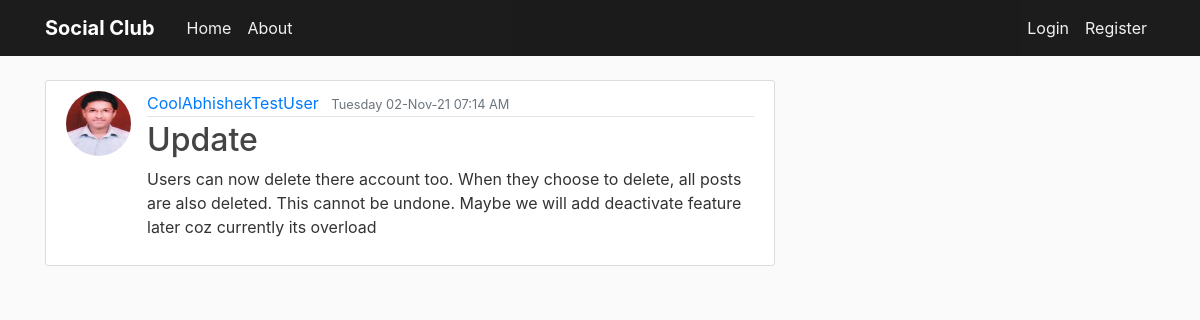
/post/6, run on an earlier commit of the app's database.
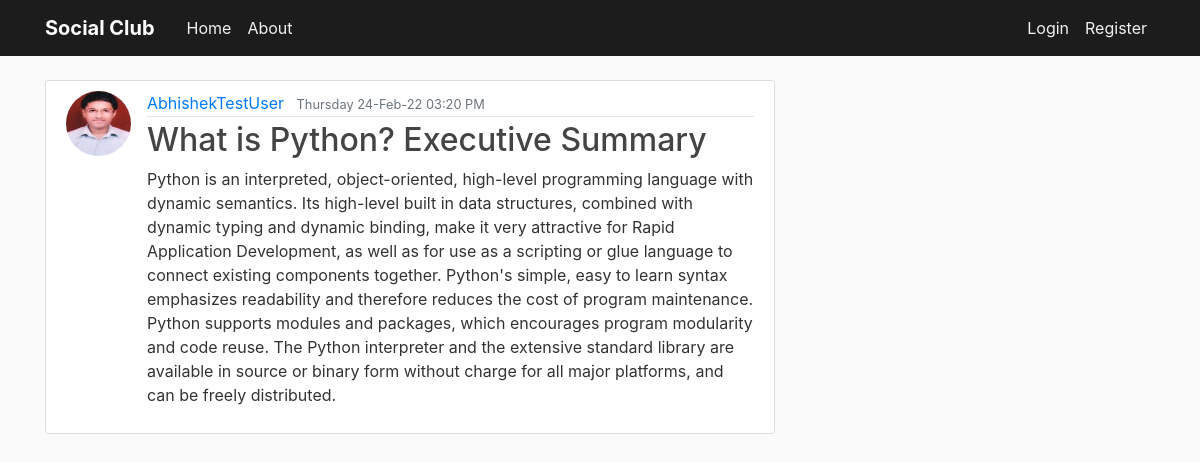
And on a later commit of the database.
### flaskblog/models.py (models this page shows, shortened)
class User(db.Model,UserMixin):
    id = db.Column(db.Integer, primary_key=True)
    username = db.Column(db.String(20), unique=True, nullable=False)
    email = db.Column(db.String(120), unique=True, nullable=False)
    image_file = db.Column(db.String(20), nullable=False,
                           default='default.jpg')
    password = db.Column(db.String(60), nullable=False)
    date_of_join = db.Column(db.DateTime,default=datetime.utcnow())
    posts = db.relationship('Post', backref='author', lazy=True)

class Post(db.Model):
    id = db.Column(db.Integer, primary_key=True)
    title = db.Column(db.String(100), nullable=False)
    date_posted = db.Column(db.DateTime, nullable=False,
                            default=datetime.utcnow)
    content = db.Column(db.Text, nullable=False)
    user_id = db.Column(db.Integer, db.ForeignKey('user.id'), nullable=False)
    post_edited = db.Column(db.Boolean,unique=False, default=False)

### flaskblog/posts/routes.py (the view)
@posts.route('/post/<int:post_id>')
def post(post_id):
    post = Post.query.get_or_404(post_id)
    return render_template('post.html',title=post.title,post=post,timezone=timezone)

### flaskblog/templates/post.html (shortened to what this page needs)
{% extends "layout.html" %}
{% block content %}
<article class="media content-section">
    <image class ="rounded-circle article-img" src ="{{url_for('static',filename='profile_pics/'+post.author.image_file)}}"></image>
    <div class="media-body">
        <div class="article-metadata">
            <a class="mr-2" href="#">{{ post.author.username }}</a>
            {%if post.post_edited %}
            <small class="text-muted">{{ post.date_posted.replace(tzinfo=timezone.utc).astimezone(tz=None).strftime('%A %d-%b-%y %I:%M %p') }} (Edited)</small>
            {%else%}
            <small class="text-muted">{{ post.date_posted.replace(tzinfo=timezone.utc).astimezone(tz=None).strftime('%A %d-%b-%y %I:%M %p') }}</small>
            {%endif%}
        </div>
        <h2 class = "article-title">{{ post.title }}</h2>
        <p class="article-content">{{ post.content }}</p>
    </div>
</article>
{% endblock content %}

What changed in the data, as far as the page shows it:
changed User: author.username "CoolAbhishekTestUser" → "AbhishekTestUser"
changed Post: date_posted.replace "Tuesday 02-Nov-21 07:14 AM" → "Thursday 24-Feb-22 03:20 PM"; title "Update" → "What is Python? Executive Summary"; content "Users can now delete there account too. When they choose to delete, all posts are also deleted. This cannot be undone. Maybe we will add deactivate feature later coz currently its overload" → "Python is an interpreted, object-oriented, high-level programming language with dynamic semantics. Its high-level built in data structures, combined with dynamic typing and dynamic binding, make it very attractive for Rapid Application Development, as well as for use as a scripting or glue language to connect existing components together. Python's simple, easy to learn syntax emphasizes readability and therefore reduces the cost of program maintenance. Python supports modules and packages, which encourages program modularity and code reuse. The Python interpreter and the extensive standard library are available in source or binary form without charge for all major platforms, and can be…"
